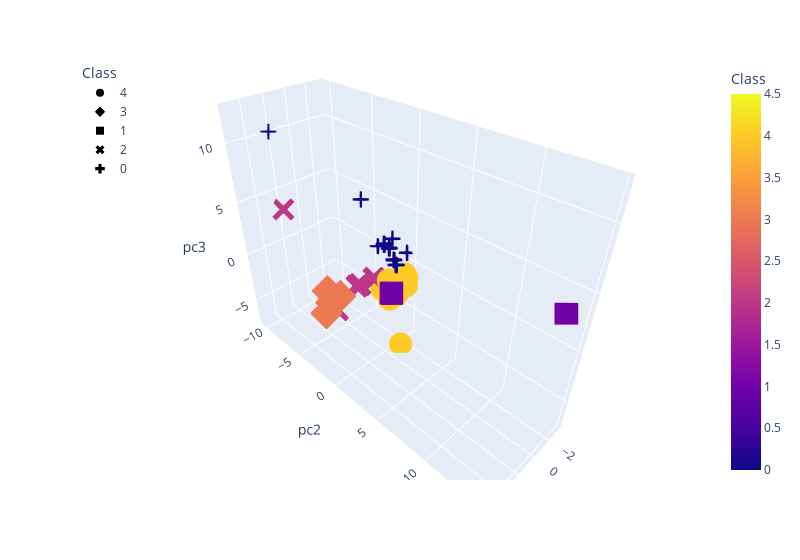

The notebook cell saved with this chart:
### Code cell
# 3D scatter
fig = px.scatter_3d(clustered_df, x="pc1", y="pc2", z="pc3", color="Class", symbol="Class", width=800, hover_name="zip_code", hover_data=["permit_number"])
fig.update_layout(legend=dict(x=0, y=1))
fig.show()

### Figure 1 — Plotly figure (JSON) as saved in the notebook; plotly's stock layout.template omitted (floating-point values rounded to 4 significant figures; data arrays with more than 128 entries replaced by an {"elided": "..."} marker saying what was removed)
{"data": [{"customdata": {"elided": "507x1 str values"}, "hovertemplate": "<b>%{hovertext}</b><br><br>Class=%{marker.color}<br>pc1=%{x}<br>pc2=%{y}<br>pc3=%{z}<br>permit_number=%{customdata[0]}<extra></extra>", "hovertext": {"elided": "507 int values"}, "legendgroup": "4", "marker": {"color": {"elided": "507 int values"}, "coloraxis": "coloraxis", "symbol": "circle"}, "mode": "markers", "name": "4", "scene": "scene", "showlegend": true, "type": "scatter3d", "x": {"elided": "507 float values"}, "y": {"elided": "507 float values"}, "z": {"elided": "507 float values"}}, {"customdata": [["19-25920"], ["19-26015"], ["19-26004"], ["19-25928"], ["19-26101"], ["19-25923"], ["19-26020"], ["02-17877"], ["19-26206"], ["19-26151"], ["19-26337"], ["19-26218"], ["20-26972"], ["19-26257"], ["19-26096"], ["17-25262"], ["20-26532"], ["19-26280"], ["21-27094"], ["20-26951"], ["15-20195"], ["18-25639"], ["18-25596"], ["18-25737"], ["94-15860"], ["16-20266"], ["08-18911"], ["00-17637"], ["19-25938"], ["15-20178"], ["94-16001"], ["18-25798"], ["18-25359"], ["14-19898"], ["16-20341"], ["94-16016"], ["11-19361"], ["16-20363"], ["15-20177"], ["13-19785"], ["16-20308"], ["05-18395"], ["16-20240"], ["94-15999"], ["99-17431"], ["15-20111"], ["08-18858"], ["14-19877"], ["05-00730"], ["95-16665"], ["18-25755"], ["16-20268"], ["18-25500"], ["04-18151"], ["18-25648"], ["94-15859"], ["17-25170"], ["08-18786"], ["07-18749"], ["18-25770"], ["18-25538"], ["10-19178"], ["94-00186"], ["15-20109"], ["94-15667"], ["11-19338"], ["12-19417"], ["18-25656"], ["15-20150"], ["17-25178"], ["18-25631"], ["07-18765"], ["19-25945"], ["02-17956"], ["14-20023"], ["98-17305"], ["15-20077"], ["09-18978"], ["14-19843"], ["15-20191"], ["08-16429"], ["17-20403"], ["07-18646"], ["18-25769"], ["11-19345"], ["18-25439"], ["12-00928"], ["13-19756"], ["09-19129"], ["08-18857"], ["17-25172"], ["11-19351"], ["18-25379"], ["19-25856"], ["94-15770"], ["18-25679"], ["18-25592"], ["98-17354"], ["01-17748"], ["13-19721"], ["14-19933"], ["15-20133"], ["16-20301"], ["17-25101"], ["18-25787"], ["05-18295"], ["20-26886"]], "hovertemplate": "<b>%{hovertext}</b><br><br>Class=%{marker.color}<br>pc1=%{x}<br>pc2=%{y}<br>pc3=%{z}<br>permit_number=%{customdata[0]}<extra></extra>", "hovertext": [37215, 37219, 37215, 37205, 37215, 37027, 37215, 37215, 37215, 37215, 37219, 37219, 37205, 37219, 37205, 37219, 37205, 37215, 37027, 37219, 37215, 37215, 37215, 37027, 37219, 37215, 37027, 37219, 37215, 37215, 37205, 37215, 37219, 37219, 37219, 37205, 37205, 37205, 37219, 37215, 37215, 37215, 37219, 37205, 37027, 37205, 37205, 37215, 37215, 37215, 37219, 37215, 37215, 37215, 37215, 37219, 37219, 37215, 37219, 37215, 37219, 37215, 37215, 37219, 37219, 37215, 37027, 37027, 37219, 37219, 37205, 37027, 37219, 37219, 37027, 37205, 37219, 37205, 37205, 37205, 37215, 37219, 37027, 37215, 37215, 37219, 37215, 37219, 37215, 37027, 37219, 37027, 37215, 37219, 37205, 37219, 37219, 37219, 37205, 37027, 37027, 37215, 37219, 37205, 37219, 37215, 37205], "legendgroup": "3", "marker": {"color": [3, 3, 3, 3, 3, 3, 3, 3, 3, 3, 3, 3, 3, 3, 3, 3, 3, 3, 3, 3, 3, 3, 3, 3, 3, 3, 3, 3, 3, 3, 3, 3, 3, 3, 3, 3, 3, 3, 3, 3, 3, 3, 3, 3, 3, 3, 3, 3, 3, 3, 3, 3, 3, 3, 3, 3, 3, 3, 3, 3, 3, 3, 3, 3, 3, 3, 3, 3, 3, 3, 3, 3, 3, 3, 3, 3, 3, 3, 3, 3, 3, 3, 3, 3, 3, 3, 3, 3, 3, 3, 3, 3, 3, 3, 3, 3, 3, 3, 3, 3, 3, 3, 3, 3, 3, 3, 3], "coloraxis": "coloraxis", "symbol": "diamond"}, "mode": "markers", "name": "3", "scene": "scene", "showlegend": true, "type": "scatter3d", "x": [5.465, 3.716, 5.462, 4.709, 5.464, 3.369, 5.463, 5.461, 5.463, 5.463, 3.718, 3.718, 4.708, 3.718, 4.708, 3.718, 4.706, 5.465, 3.374, 3.715, 5.466, 5.462, 5.464, 3.37, 3.719, 5.459, 3.372, 3.711, 5.462, 5.464, 4.708, 5.461, 3.721, 3.721, 3.711, 4.704, 4.705, 4.709, 3.717, 5.463, 5.466, 5.461, 3.716, 4.704, 3.374, 4.707, 4.705, 5.461, 5.465, 5.465, 3.715, 5.463, 5.465, 5.465, 5.468, 3.717, 3.721, 5.467, 3.724, 5.464, 3.717, 5.463, 5.46, 3.723, 3.716, 5.46, 3.367, 3.372, 3.719, 3.718, 4.701, 3.375, 3.715, 3.72, 3.369, 4.711, 3.719, 4.707, 4.707, 4.707, 5.465, 3.716, 3.373, 5.467, 5.463, 3.719, 5.466, 3.719, 5.465, 3.372, 3.716, 3.371, 5.466, 3.717, 4.705, 3.716, 3.715, 3.718, 4.706, 3.37, 3.376, 5.467, 3.718, 4.709, 3.716, 5.466, 4.704], "y": [-0.6794, -1.095, -0.6454, -1.066, -0.7286, -3.196, -0.6987, -0.6613, -0.698, -0.7027, -1.117, -1.12, -1.02, -1.065, -1.032, -1.113, -1.02, -0.6656, -3.258, -1.098, -0.7097, -0.6643, -0.6801, -3.213, -1.115, -0.7248, -3.213, -1.077, -0.7073, -0.6905, -0.9599, -0.667, -1.116, -1.131, -1.114, -0.9976, -1.023, -1.032, -1.107, -0.7145, -0.6984, -0.7088, -1.069, -0.9878, -3.206, -0.9963, -0.9891, -0.668, -0.645, -0.6952, -1.076, -0.6629, -0.7206, -0.7167, -0.703, -1.155, -1.135, -0.7166, -1.111, -0.6687, -1.048, -0.7134, -0.6797, -1.127, -1.129, -0.6652, -3.209, -3.21, -1.124, -1.118, -1.03, -3.203, -1.099, -1.1, -3.155, -1.033, -1.122, -1.028, -0.9978, -1.077, -0.7171, -1.085, -3.218, -0.7158, -0.7041, -1.122, -0.6783, -1.114, -0.7227, -3.192, -1.098, -3.228, -0.6883, -1.093, -1.003, -1.095, -1.122, -1.082, -0.9926, -3.184, -3.214, -0.6472, -1.081, -0.9997, -1.11, -0.6844, -1.064], "z": [-0.5884, -0.06552, -0.5346, -0.1911, -0.5985, -0.9595, -0.5722, -0.5238, -0.5616, -0.5492, -0.1252, -0.1033, -0.1674, -0.1084, -0.189, -0.139, -0.194, -0.5551, -0.9723, -0.1234, -0.5543, -0.607, -0.5269, -0.9412, -0.08893, -0.5383, -0.9743, -0.09101, -0.5268, -0.5674, -0.1362, -0.6042, -0.1484, -0.1594, -0.09039, -0.1322, -0.1849, -0.1766, -0.09543, -0.5898, -0.5368, -0.5479, -0.1376, -0.1392, -0.9621, -0.1395, -0.1444, -0.5755, -0.5828, -0.5769, -0.1396, -0.5792, -0.5566, -0.5627, -0.6213, -0.1103, -0.1291, -0.5659, -0.1186, -0.5684, -0.0784, -0.5671, -0.5241, -0.106, -0.1335, -0.554, -0.9045, -0.934, -0.09307, -0.1125, -0.1942, -1.0, -0.09843, -0.1196, -0.9229, -0.156, -0.1115, -0.1312, -0.187, -0.1849, -0.5737, -0.09232, -0.9505, -0.593, -0.6098, -0.06374, -0.5514, -0.06943, -0.5889, -0.9688, -0.03389, -0.957, -0.5848, -0.09301, -0.2039, -0.1505, -0.1261, -0.1226, -0.1831, -0.9564, -0.984, -0.5335, -0.1326, -0.1458, -0.1204, -0.5449, -0.1403]}, {"customdata": {"elided": "251x1 str values"}, "hovertemplate": "<b>%{hovertext}</b><br><br>Class=%{marker.color}<br>pc1=%{x}<br>pc2=%{y}<br>pc3=%{z}<br>permit_number=%{customdata[0]}<extra></extra>", "hovertext": {"elided": "251 int values"}, "legendgroup": "1", "marker": {"color": {"elided": "251 int values"}, "coloraxis": "coloraxis", "symbol": "square"}, "mode": "markers", "name": "1", "scene": "scene", "showlegend": true, "type": "scatter3d", "x": {"elided": "251 float values"}, "y": {"elided": "251 float values"}, "z": {"elided": "251 float values"}}, {"customdata": {"elided": "178x1 str values"}, "hovertemplate": "<b>%{hovertext}</b><br><br>Class=%{marker.color}<br>pc1=%{x}<br>pc2=%{y}<br>pc3=%{z}<br>permit_number=%{customdata[0]}<extra></extra>", "hovertext": {"elided": "178 int values"}, "legendgroup": "2", "marker": {"color": {"elided": "178 int values"}, "coloraxis": "coloraxis", "symbol": "x"}, "mode": "markers", "name": "2", "scene": "scene", "showlegend": true, "type": "scatter3d", "x": {"elided": "178 float values"}, "y": {"elided": "178 float values"}, "z": {"elided": "178 float values"}}, {"customdata": {"elided": "261x1 str values"}, "hovertemplate": "<b>%{hovertext}</b><br><br>Class=%{marker.color}<br>pc1=%{x}<br>pc2=%{y}<br>pc3=%{z}<br>permit_number=%{customdata[0]}<extra></extra>", "hovertext": {"elided": "261 int values"}, "legendgroup": "0", "marker": {"color": {"elided": "261 int values"}, "coloraxis": "coloraxis", "symbol": "cross"}, "mode": "markers", "name": "0", "scene": "scene", "showlegend": true, "type": "scatter3d", "x": {"elided": "261 float values"}, "y": {"elided": "261 float values"}, "z": {"elided": "261 float values"}}], "layout": {"coloraxis": {"colorbar": {"title": {"text": "Class"}}, "colorscale": [[0, "#0d0887"], [0.1111, "#46039f"], [0.2222, "#7201a8"], [0.3333, "#9c179e"], [0.4444, "#bd3786"], [0.5556, "#d8576b"], [0.6667, "#ed7953"], [0.7778, "#fb9f3a"], [0.8889, "#fdca26"], [1, "#f0f921"]]}, "legend": {"title": {"text": "Class"}, "tracegroupgap": 0, "x": 0, "y": 1}, "margin": {"t": 60}, "scene": {"domain": {"x": [0, 1], "y": [0, 1]}, "xaxis": {"title": {"text": "pc1"}}, "yaxis": {"title": {"text": "pc2"}}, "zaxis": {"title": {"text": "pc3"}}}, "width": 800}}
